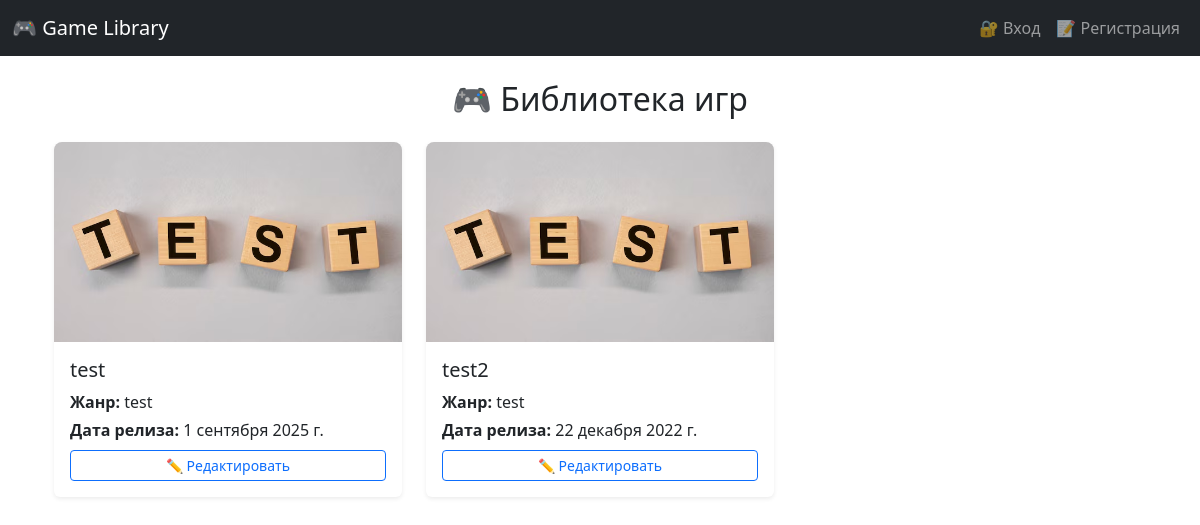
The page / on the database its author committed.
### core/models.py (models this page shows, shortened)
class Game(models.Model):
    title = models.CharField(max_length=100)
    description = models.TextField()
    genre = models.CharField(max_length=50)
    release_date = models.DateField()
    owner = models.ForeignKey(User, on_delete=models.CASCADE, related_name='games')
    cover = models.ImageField(upload_to='covers/', blank=True, null=True)

### core/views.py (the view)
# urls.py: path('', views.home_view, name='home'),
def home_view(request):
    games = Game.objects.all().order_by('-release_date')
    return render(request, 'core/home.html', {'games': games})

### core/templates/core/home.html (shortened to what this page needs)
{% extends 'core/base.html' %}
{% block content %}
<div class="container mt-4">
    <h2 class="mb-4 text-center">🎮 Библиотека игр</h2>
    <div class="row row-cols-1 row-cols-sm-2 row-cols-md-3 g-4">
        {% for game in games %}
        <div class="col">
            <div class="card h-100 shadow-sm border-0">
                {% if game.cover %}
                    <img src="{{ game.cover.url }}" class="card-img-top" alt="Обложка {{ game.title }}" style="height: 200px; object-fit: cover; border-top-left-radius: .5rem; border-top-right-radius: .5rem;">
                {% else %}
                    <div class="bg-secondary text-white text-center d-flex align-items-center justify-content-center" style="height: 200px; border-top-left-radius: .5rem; border-top-right-radius: .5rem;">
                        <span>Нет обложки</span>
                    </div>
                {% endif %}
                <div class="card-body d-flex flex-column">
                    <h5 class="card-title">{{ game.title }}</h5>
                    <p class="card-text mb-1"><strong>Жанр:</strong> {{ game.genre }}</p>
                    <p class="card-text mb-2"><strong>Дата релиза:</strong> {{ game.release_date }}</p>
                    <div class="mt-auto">
                        <a href="{% url 'edit_game' game.id %}" class="btn btn-outline-primary btn-sm w-100">✏️ Редактировать</a>
                    </div>
                </div>
            </div>
        </div>
        {% empty %}
        <p class="text-center">Нет доступных игр.</p>
        {% endfor %}
    </div>
</div>
{% endblock %}

### rows shown on the page
Game: cover (picture), title "test", genre "test", release_date "1 сентября 2025 г."
Game: cover (picture), title "test2", genre "test", release_date "22 декабря 2022 г."
